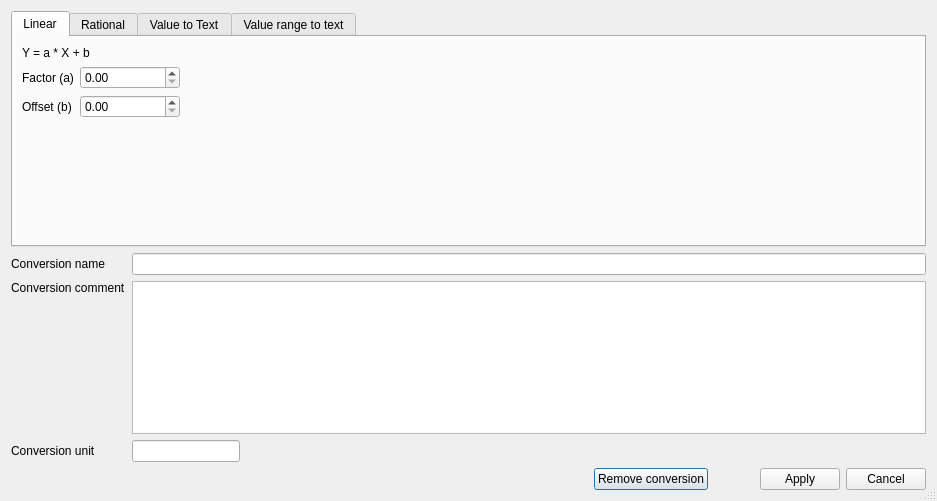
<?xml version="1.0" encoding="UTF-8"?>
<ui version="4.0">
 <class>ConversionDialog</class>
 <widget class="QDialog" name="ConversionDialog">
  <property name="geometry">
   <rect>
    <x>0</x>
    <y>0</y>
    <width>937</width>
    <height>501</height>
   </rect>
  </property>
  <property name="maximumSize">
   <size>
    <width>16777215</width>
    <height>16777215</height>
   </size>
  </property>
  <property name="windowTitle">
   <string>Define new channel</string>
  </property>
  <property name="windowIcon">
   <iconset resource="resource.qrc">
    <normaloff>:/plus.png</normaloff>:/plus.png</iconset>
  </property>
  <property name="sizeGripEnabled">
   <bool>true</bool>
  </property>
  <layout class="QGridLayout" name="gridLayout" rowstretch="1,0,0,0,0,0" columnstretch="0,0,1,0,0,0,0">
   <item row="1" column="0">
    <widget class="QLabel" name="label_7">
     <property name="text">
      <string>Conversion name</string>
     </property>
    </widget>
   </item>
   <item row="3" column="1" colspan="6">
    <widget class="QPlainTextEdit" name="comment"/>
   </item>
   <item row="3" column="0">
    <widget class="QLabel" name="label_8">
     <property name="text">
      <string>Conversion comment</string>
     </property>
     <property name="alignment">
      <set>Qt::AlignLeading|Qt::AlignLeft|Qt::AlignTop</set>
     </property>
    </widget>
   </item>
   <item row="5" column="3">
    <widget class="QPushButton" name="remove_btn">
     <property name="text">
      <string>Remove conversion</string>
     </property>
    </widget>
   </item>
   <item row="0" column="0" colspan="7">
    <widget class="QTabWidget" name="tabs">
     <property name="currentIndex">
      <number>0</number>
     </property>
     <widget class="QWidget" name="tab">
      <attribute name="title">
       <string>Linear</string>
      </attribute>
      <layout class="QGridLayout" name="gridLayout_5" columnstretch="0,0,0">
       <item row="2" column="0">
        <widget class="QLabel" name="label_10">
         <property name="text">
          <string>Offset (b)</string>
         </property>
        </widget>
       </item>
       <item row="2" column="1">
        <widget class="QDoubleSpinBox" name="b"/>
       </item>
       <item row="0" column="0" colspan="2">
        <widget class="QLabel" name="label_11">
         <property name="text">
          <string>Y = a * X + b</string>
         </property>
        </widget>
       </item>
       <item row="1" column="0">
        <widget class="QLabel" name="label_9">
         <property name="text">
          <string>Factor (a)</string>
         </property>
        </widget>
       </item>
       <item row="1" column="2">
        <spacer name="horizontalSpacer">
         <property name="orientation">
          <enum>Qt::Horizontal</enum>
         </property>
         <property name="sizeHint" stdset="0">
          <size>
           <width>40</width>
           <height>20</height>
          </size>
         </property>
        </spacer>
       </item>
       <item row="1" column="1">
        <widget class="QDoubleSpinBox" name="a">
         <property name="minimumSize">
          <size>
           <width>100</width>
           <height>0</height>
          </size>
         </property>
        </widget>
       </item>
       <item row="3" column="0">
        <spacer name="verticalSpacer">
         <property name="orientation">
          <enum>Qt::Vertical</enum>
         </property>
         <property name="sizeHint" stdset="0">
          <size>
           <width>20</width>
           <height>40</height>
          </size>
         </property>
        </spacer>
       </item>
      </layout>
     </widget>
     <widget class="QWidget" name="tab_2">
      <attribute name="title">
       <string>Rational</string>
      </attribute>
      <layout class="QGridLayout" name="gridLayout_6" columnstretch="0,0,0">
       <item row="1" column="0">
        <widget class="QLabel" name="label_3">
         <property name="text">
          <string>P1</string>
         </property>
        </widget>
       </item>
       <item row="7" column="0">
        <spacer name="verticalSpacer_2">
         <property name="orientation">
          <enum>Qt::Vertical</enum>
         </property>
         <property name="sizeHint" stdset="0">
          <size>
           <width>20</width>
           <height>40</height>
          </size>
         </property>
        </spacer>
       </item>
       <item row="3" column="1">
        <widget class="QDoubleSpinBox" name="p3"/>
       </item>
       <item row="1" column="1">
        <widget class="QDoubleSpinBox" name="p1">
         <property name="minimumSize">
          <size>
           <width>100</width>
           <height>0</height>
          </size>
         </property>
        </widget>
       </item>
       <item row="2" column="1">
        <widget class="QDoubleSpinBox" name="p2"/>
       </item>
       <item row="2" column="0">
        <widget class="QLabel" name="label_4">
         <property name="text">
          <string>P2</string>
         </property>
        </widget>
       </item>
       <item row="6" column="0">
        <widget class="QLabel" name="label_15">
         <property name="text">
          <string>P6</string>
         </property>
        </widget>
       </item>
       <item row="4" column="0">
        <widget class="QLabel" name="label_13">
         <property name="text">
          <string>P4</string>
         </property>
        </widget>
       </item>
       <item row="6" column="1">
        <widget class="QDoubleSpinBox" name="p6"/>
       </item>
       <item row="5" column="1">
        <widget class="QDoubleSpinBox" name="p5"/>
       </item>
       <item row="3" column="0">
        <widget class="QLabel" name="label_5">
         <property name="text">
          <string>P3</string>
         </property>
        </widget>
       </item>
       <item row="4" column="1">
        <widget class="QDoubleSpinBox" name="p4"/>
       </item>
       <item row="5" column="0">
        <widget class="QLabel" name="label_14">
         <property name="text">
          <string>P5</string>
         </property>
        </widget>
       </item>
       <item row="1" column="2">
        <spacer name="horizontalSpacer_2">
         <property name="orientation">
          <enum>Qt::Horizontal</enum>
         </property>
         <property name="sizeHint" stdset="0">
          <size>
           <width>40</width>
           <height>20</height>
          </size>
         </property>
        </spacer>
       </item>
       <item row="0" column="0" colspan="3">
        <widget class="QLabel" name="label_2">
         <property name="text">
          <string>Y = (P1 * X^2 + P2 * X +P3) / (P4 * X^2 + P5 * X + P6)</string>
         </property>
        </widget>
       </item>
      </layout>
     </widget>
     <widget class="QWidget" name="tab_3">
      <attribute name="title">
       <string>Value to Text</string>
      </attribute>
      <layout class="QGridLayout" name="gridLayout_2" columnstretch="0,0,0">
       <item row="1" column="2">
        <widget class="QPushButton" name="insert_btn">
         <property name="text">
          <string>Insert</string>
         </property>
        </widget>
       </item>
       <item row="5" column="0">
        <widget class="QLabel" name="label_16">
         <property name="text">
          <string>Default</string>
         </property>
        </widget>
       </item>
       <item row="2" column="2">
        <spacer name="verticalSpacer_3">
         <property name="orientation">
          <enum>Qt::Vertical</enum>
         </property>
         <property name="sizeHint" stdset="0">
          <size>
           <width>20</width>
           <height>40</height>
          </size>
         </property>
        </spacer>
       </item>
       <item row="5" column="1">
        <widget class="QLineEdit" name="vtt_default"/>
       </item>
       <item row="1" column="0" rowspan="4" colspan="2">
        <widget class="MinimalListWidget" name="vtt_list"/>
       </item>
       <item row="0" column="0" colspan="2">
        <widget class="QLabel" name="label">
         <property name="text">
          <string>X -&gt; Y (str) </string>
         </property>
        </widget>
       </item>
       <item row="4" column="2">
        <widget class="QPushButton" name="reset_btn">
         <property name="text">
          <string>Reset</string>
         </property>
        </widget>
       </item>
      </layout>
     </widget>
     <widget class="QWidget" name="tab_4">
      <attribute name="title">
       <string>Value range to text</string>
      </attribute>
      <layout class="QGridLayout" name="gridLayout_3">
       <item row="2" column="2">
        <spacer name="verticalSpacer_4">
         <property name="orientation">
          <enum>Qt::Vertical</enum>
         </property>
         <property name="sizeHint" stdset="0">
          <size>
           <width>20</width>
           <height>78</height>
          </size>
         </property>
        </spacer>
       </item>
       <item row="1" column="2">
        <widget class="QPushButton" name="insert_vrtt_btn">
         <property name="text">
          <string>Insert</string>
         </property>
        </widget>
       </item>
       <item row="3" column="2">
        <widget class="QPushButton" name="reset_vrtt_btn">
         <property name="text">
          <string>Reset</string>
         </property>
        </widget>
       </item>
       <item row="4" column="0">
        <widget class="QLabel" name="label_17">
         <property name="text">
          <string>Default</string>
         </property>
        </widget>
       </item>
       <item row="4" column="1">
        <widget class="QLineEdit" name="vrtt_default"/>
       </item>
       <item row="1" column="0" rowspan="3" colspan="2">
        <widget class="MinimalListWidget" name="vrtt_list"/>
       </item>
       <item row="0" column="0" colspan="2">
        <widget class="QLabel" name="label_12">
         <property name="text">
          <string>[ .. X .. )  -&gt; Y (str) </string>
         </property>
        </widget>
       </item>
      </layout>
     </widget>
    </widget>
   </item>
   <item row="5" column="2">
    <spacer name="horizontalSpacer_7">
     <property name="orientation">
      <enum>Qt::Horizontal</enum>
     </property>
     <property name="sizeHint" stdset="0">
      <size>
       <width>40</width>
       <height>20</height>
      </size>
     </property>
    </spacer>
   </item>
   <item row="5" column="6">
    <widget class="QPushButton" name="cancel_btn">
     <property name="text">
      <string>Cancel</string>
     </property>
    </widget>
   </item>
   <item row="4" column="0">
    <widget class="QLabel" name="label_6">
     <property name="text">
      <string>Conversion unit</string>
     </property>
    </widget>
   </item>
   <item row="1" column="1" colspan="6">
    <widget class="QLineEdit" name="name">
     <property name="inputMask">
      <string/>
     </property>
     <property name="text">
      <string/>
     </property>
     <property name="placeholderText">
      <string/>
     </property>
    </widget>
   </item>
   <item row="5" column="1">
    <spacer name="horizontalSpacer_3">
     <property name="orientation">
      <enum>Qt::Horizontal</enum>
     </property>
     <property name="sizeHint" stdset="0">
      <size>
       <width>40</width>
       <height>20</height>
      </size>
     </property>
    </spacer>
   </item>
   <item row="5" column="5">
    <widget class="QPushButton" name="apply_btn">
     <property name="text">
      <string>Apply</string>
     </property>
    </widget>
   </item>
   <item row="4" column="1">
    <widget class="QLineEdit" name="unit">
     <property name="placeholderText">
      <string/>
     </property>
    </widget>
   </item>
   <item row="5" column="4">
    <spacer name="horizontalSpacer_4">
     <property name="orientation">
      <enum>Qt::Horizontal</enum>
     </property>
     <property name="sizeHint" stdset="0">
      <size>
       <width>40</width>
       <height>20</height>
      </size>
     </property>
    </spacer>
   </item>
  </layout>
 </widget>
 <customwidgets>
  <customwidget>
   <class>MinimalListWidget</class>
   <extends>QListWidget</extends>
   <header>asammdf/gui/widgets/list.h</header>
  </customwidget>
 </customwidgets>
 <resources>
  <include location="resource.qrc"/>
 </resources>
 <connections/>
</ui>
